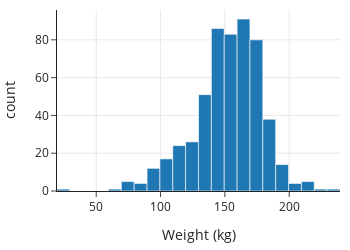

Source (notebook cell):
### Markdown cell above
Now, we examine the distribution of values for weight to see if there are any issues with quality:

### Code cell
px.histogram(donkeys, x='Weight', nbins=40, width=350, height=250,
            labels={'Weight':'Weight (kg)'})

### Figure 1 — Plotly figure (JSON) as saved in the notebook; plotly's stock layout.template omitted (floating-point values rounded to 4 significant figures; data arrays with more than 128 entries replaced by an {"elided": "..."} marker saying what was removed)
{"data": [{"alignmentgroup": "True", "bingroup": "x", "hovertemplate": "Weight (kg)=%{x}<br>count=%{y}<extra></extra>", "legendgroup": "", "marker": {"color": "#1F77B4", "pattern": {"shape": ""}}, "name": "", "nbinsx": 40, "offsetgroup": "", "orientation": "v", "showlegend": false, "type": "histogram", "x": {"elided": "544 int values"}, "xaxis": "x", "yaxis": "y"}], "layout": {"barmode": "relative", "height": 250, "legend": {"tracegroupgap": 0}, "width": 350, "xaxis": {"anchor": "y", "autorange": true, "domain": [0, 1], "range": [19.5, 239.5], "title": {"text": "Weight (kg)"}, "type": "linear"}, "yaxis": {"anchor": "x", "autorange": true, "domain": [0, 1], "range": [0, 95.79], "title": {"text": "count"}}}}
